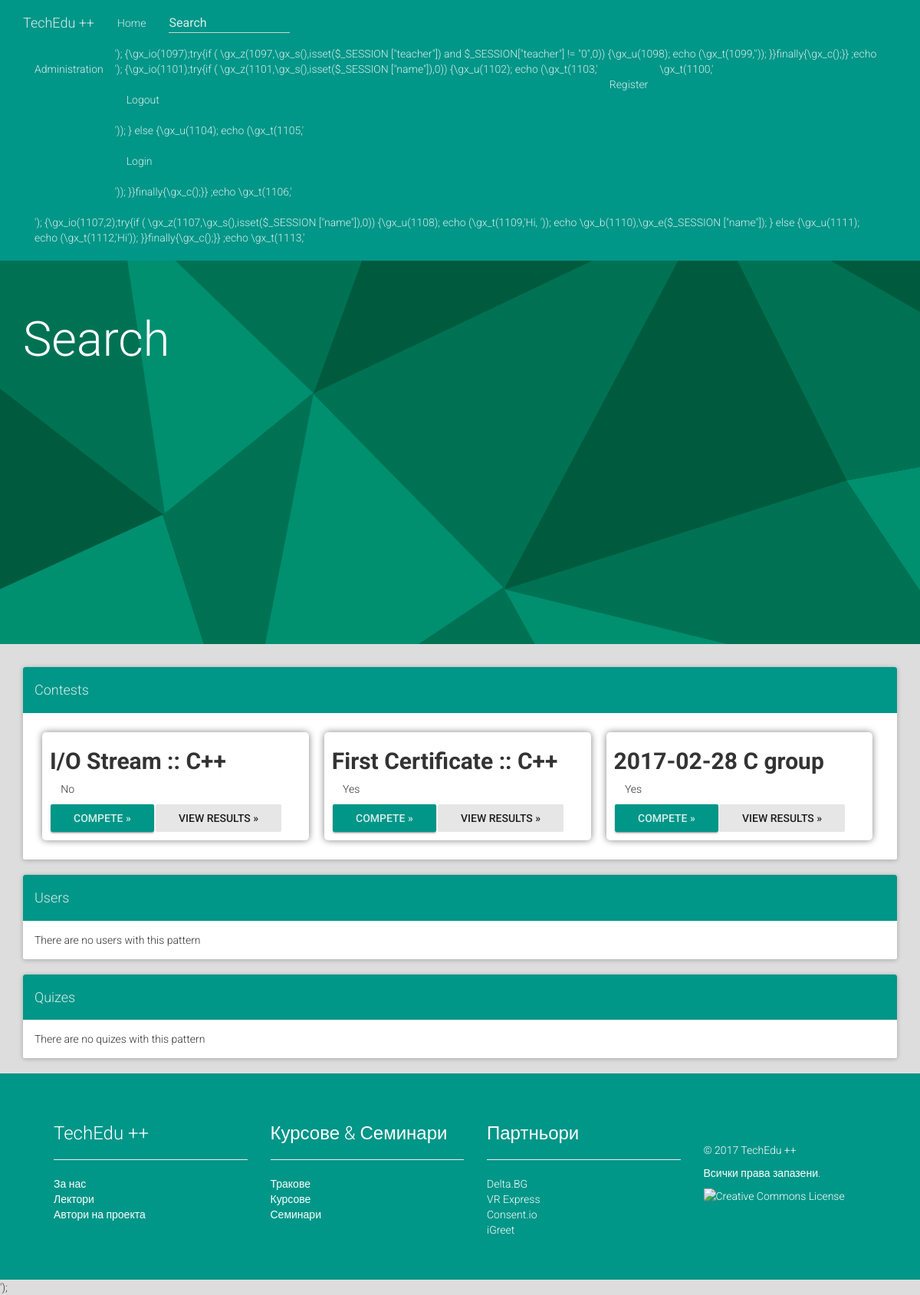
Screenshot of /search.php with the database file from the repository.
### tables this page shows
CREATE TABLE `Contests` (
  `ID` text NOT NULL,
  `Name` text NOT NULL,
  `Link` text NOT NULL,
  `Tasks` text NOT NULL,
  `Langs` text NOT NULL,
  `MaxPoints` text NOT NULL,
  `Certify` tinyint(2) NOT NULL DEFAULT '0',
  `Homework` tinyint(1) NOT NULL DEFAULT '0',
  `Password` text NOT NULL,
  `Author` text NOT NULL
);

### lib/mysql.php (called while the page is built, shortened)
<?php
	class MySQL
	{
		public  $servername = "localhost";
		private $username = "root";
		private $password = "tts2002";
		protected $conn;
		function __construct (string $dbname_param)
		{
			$this->dbname = $dbname_param;
			$this->conn = new mysqli ($this->servername, $this->username, $this->password, $this->dbname);
		}
		function query (string $command)
		{
			return ($this->conn->query ($command));
		}
	}
?>

### search.php (the view, shortened to what this page needs)
<?php
	include_once ($_SERVER["DOCUMENT_ROOT"] . "/lib/mysql.php");
	$dbname = "judge";
	$conn = new MySQL ($dbname);
	$users = $conn->query ($sql = "SELECT * FROM `Users` WHERE `Name` LIKE \"%{$_REQUEST["pattern"]}%\"");
	$contests = $conn->query ($sql = "SELECT * FROM `Contests` WHERE `Tasks` LIKE \"%{$_REQUEST["pattern"]}%\" OR `Name` LIKE \"%{$_REQUEST["pattern"]}%\"");
	$users_html = "";
	while ($users->num_rows > 0 and $row = $users->fetch_assoc ())
	{
		$users_html = $users_html . "<div class=\"course-item col-md-4\"><h2 id=\"{$row["ID"]}\">{$row["Name"]}</h2></div>";
	}
	$contests_html = "";
	while ($contests->num_rows > 0 and $row = $contests->fetch_assoc ())
	{
		$contests_html = $contests_html . "<div class=\"course-item col-md-4\"><h2 id=\"{$row["ID"]}\">{$row ["Name"]}</h2><span data-toggle=\"tooltip\" data-placement=\"left\" title=\"Is this constest for a certificate?\" data-original-title=\"Is this constest for a certificate?\"><i class=\"fa fa-trophy\" aria-hidden=\"true\"></i> " . (($row["Certify"] == 0)?"No":"Yes") . "<br><a href=\"{$row["Link"]}\" role=\"button\" class=\"btn btn-raised btn-success\">Compete »</a><a href=\"{$row["Link"]}/results\" role=\"button\" class=\"btn btn-default active\">View results »</a></span></div>";
	}
	$quizes_html = "";
	if ($quizes_html == "")
		$quizes_html = "There are no quizes with this pattern";
	if ($users_html == "")
		$users_html = "There are no users with this pattern";
	echo
		str_replace (
			"{{contests}}",
			$contests_html,
			str_replace (
				"{{users}}",
				$users_html,
				str_replace (
					"{{quizes}}",
					$quizes_html,
					file_get_contents($_SERVER["DOCUMENT_ROOT"] . "/lib/search_template.php")
				)
			)
		);
?>

### css/jumbotron.css (style rules this page uses)
.jumbotron { background: -moz-linear-gradient(left, rgba(231,231,231,1) 0%, rgba(255,255,255,1) 20%, rgba(230,230,230,1) 100%); }

### css/extension.css (style rules this page uses)
.course-item { background-color: #fff; box-shadow: 0 0 10px #808080; margin: 10px; padding: 1px 10px 1px; border-radius: 5px; position: relative; }
.course-item.col-md-4 h2 { font-weight: bold; }
.jumbotron { background-image: url("/maia.png"); min-height: 500px; color: white; }
body { background-color: #DDD !important; }
footer { color: white; bottom: 0px; position: static; width: 100%; padding: 45px 0; background-color: #009688; }
.btn.btn-success { background-color: #009688 !important; }
ul.row li { list-style: none; color: inherit !important; }
ul.row a { text-decoration: none; color: inherit !important; }
.list-title { color: white; }
ul.row { color: inherit !important; }
ul.footer-list { margin: 0; padding: 0; }
ul.social { margin: 0; padding: 0; margin-bottom: 17px; list-style: none; content: ''; display: table; clear: both; }
ul.social li { display: inline; list-style: none; padding: 5px 5px 5px 5px; }
.container.container-holder { background-color: transparent !important; }
.navbar { margin-bottom: 0px !important; }

### rows the page displays
contests: Name "I/O Stream :: C++"
contests: Name "First Certificate :: C++"
contests: Name "2017-02-28 C group"
